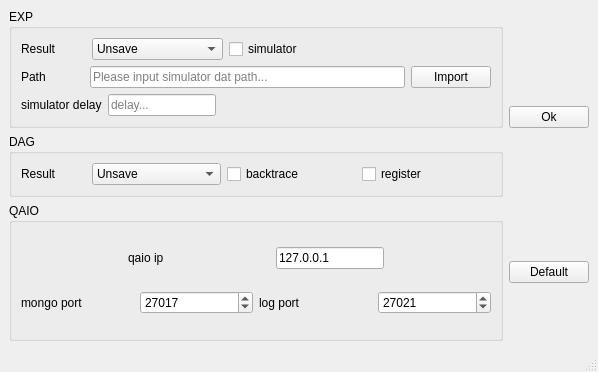
<?xml version="1.0" encoding="UTF-8"?>
<ui version="4.0">
 <class>MainWindow</class>
 <widget class="QMainWindow" name="MainWindow">
  <property name="geometry">
   <rect>
    <x>0</x>
    <y>0</y>
    <width>598</width>
    <height>372</height>
   </rect>
  </property>
  <property name="windowTitle">
   <string>Run Setting</string>
  </property>
  <widget class="QWidget" name="centralwidget">
   <layout class="QGridLayout" name="gridLayout">
    <item row="0" column="0" rowspan="2">
     <widget class="QGroupBox" name="groupBox_2">
      <property name="sizePolicy">
       <sizepolicy hsizetype="Preferred" vsizetype="Expanding">
        <horstretch>0</horstretch>
        <verstretch>0</verstretch>
       </sizepolicy>
      </property>
      <property name="title">
       <string>EXP</string>
      </property>
      <layout class="QVBoxLayout" name="verticalLayout">
       <item>
        <layout class="QHBoxLayout" name="horizontalLayout_2" stretch="1,2,2,2">
         <property name="spacing">
          <number>6</number>
         </property>
         <item>
          <widget class="QLabel" name="label_2">
           <property name="sizePolicy">
            <sizepolicy hsizetype="Preferred" vsizetype="Fixed">
             <horstretch>0</horstretch>
             <verstretch>0</verstretch>
            </sizepolicy>
           </property>
           <property name="text">
            <string>Result</string>
           </property>
          </widget>
         </item>
         <item>
          <widget class="QComboBox" name="exp_save_mode">
           <item>
            <property name="text">
             <string>Unsave</string>
            </property>
           </item>
           <item>
            <property name="text">
             <string>Save</string>
            </property>
           </item>
          </widget>
         </item>
         <item>
          <widget class="QCheckBox" name="use_simulator">
           <property name="text">
            <string>simulator</string>
           </property>
          </widget>
         </item>
         <item>
          <spacer name="horizontalSpacer_4">
           <property name="orientation">
            <enum>Qt::Horizontal</enum>
           </property>
           <property name="sizeType">
            <enum>QSizePolicy::Preferred</enum>
           </property>
           <property name="sizeHint" stdset="0">
            <size>
             <width>40</width>
             <height>20</height>
            </size>
           </property>
          </spacer>
         </item>
        </layout>
       </item>
       <item>
        <layout class="QHBoxLayout" name="horizontalLayout_3" stretch="1,5,1">
         <property name="spacing">
          <number>6</number>
         </property>
         <item>
          <widget class="QLabel" name="label_3">
           <property name="sizePolicy">
            <sizepolicy hsizetype="Preferred" vsizetype="Fixed">
             <horstretch>0</horstretch>
             <verstretch>0</verstretch>
            </sizepolicy>
           </property>
           <property name="text">
            <string>Path</string>
           </property>
          </widget>
         </item>
         <item>
          <widget class="QLineEdit" name="simulator_data_path">
           <property name="sizePolicy">
            <sizepolicy hsizetype="Preferred" vsizetype="Fixed">
             <horstretch>0</horstretch>
             <verstretch>0</verstretch>
            </sizepolicy>
           </property>
           <property name="placeholderText">
            <string>Please input simulator dat path...</string>
           </property>
          </widget>
         </item>
         <item>
          <widget class="QPushButton" name="import_button">
           <property name="sizePolicy">
            <sizepolicy hsizetype="Preferred" vsizetype="Fixed">
             <horstretch>0</horstretch>
             <verstretch>0</verstretch>
            </sizepolicy>
           </property>
           <property name="text">
            <string>Import</string>
           </property>
           <property name="icon">
            <iconset>
             <normaloff>_imgs/import.png</normaloff>_imgs/import.png</iconset>
           </property>
          </widget>
         </item>
        </layout>
       </item>
       <item>
        <layout class="QHBoxLayout" name="horizontalLayout_8">
         <item>
          <widget class="QLabel" name="label_9">
           <property name="sizePolicy">
            <sizepolicy hsizetype="Preferred" vsizetype="Fixed">
             <horstretch>0</horstretch>
             <verstretch>0</verstretch>
            </sizepolicy>
           </property>
           <property name="text">
            <string>simulator delay</string>
           </property>
          </widget>
         </item>
         <item>
          <widget class="QLineEdit" name="simulator_delay">
           <property name="sizePolicy">
            <sizepolicy hsizetype="Preferred" vsizetype="Fixed">
             <horstretch>0</horstretch>
             <verstretch>0</verstretch>
            </sizepolicy>
           </property>
           <property name="text">
            <string/>
           </property>
           <property name="placeholderText">
            <string>delay...</string>
           </property>
          </widget>
         </item>
         <item>
          <spacer name="horizontalSpacer_7">
           <property name="orientation">
            <enum>Qt::Horizontal</enum>
           </property>
           <property name="sizeHint" stdset="0">
            <size>
             <width>40</width>
             <height>20</height>
            </size>
           </property>
          </spacer>
         </item>
        </layout>
       </item>
      </layout>
     </widget>
    </item>
    <item row="4" column="0">
     <widget class="QGroupBox" name="groupBox_3">
      <property name="title">
       <string>QAIO</string>
      </property>
      <layout class="QVBoxLayout" name="verticalLayout_2" stretch="1,2,1,2,1">
       <item>
        <spacer name="verticalSpacer_2">
         <property name="orientation">
          <enum>Qt::Vertical</enum>
         </property>
         <property name="sizeHint" stdset="0">
          <size>
           <width>20</width>
           <height>40</height>
          </size>
         </property>
        </spacer>
       </item>
       <item>
        <layout class="QHBoxLayout" name="horizontalLayout_4">
         <item>
          <spacer name="horizontalSpacer_2">
           <property name="orientation">
            <enum>Qt::Horizontal</enum>
           </property>
           <property name="sizeHint" stdset="0">
            <size>
             <width>37</width>
             <height>17</height>
            </size>
           </property>
          </spacer>
         </item>
         <item>
          <widget class="QLabel" name="label_4">
           <property name="text">
            <string>qaio ip</string>
           </property>
          </widget>
         </item>
         <item>
          <spacer name="horizontalSpacer">
           <property name="orientation">
            <enum>Qt::Horizontal</enum>
           </property>
           <property name="sizeHint" stdset="0">
            <size>
             <width>37</width>
             <height>17</height>
            </size>
           </property>
          </spacer>
         </item>
         <item>
          <widget class="QLineEdit" name="inst_host">
           <property name="text">
            <string>127.0.0.1</string>
           </property>
           <property name="maxLength">
            <number>15</number>
           </property>
           <property name="placeholderText">
            <string/>
           </property>
          </widget>
         </item>
         <item>
          <spacer name="horizontalSpacer_3">
           <property name="orientation">
            <enum>Qt::Horizontal</enum>
           </property>
           <property name="sizeHint" stdset="0">
            <size>
             <width>37</width>
             <height>17</height>
            </size>
           </property>
          </spacer>
         </item>
        </layout>
       </item>
       <item>
        <spacer name="verticalSpacer">
         <property name="orientation">
          <enum>Qt::Vertical</enum>
         </property>
         <property name="sizeHint" stdset="0">
          <size>
           <width>20</width>
           <height>40</height>
          </size>
         </property>
        </spacer>
       </item>
       <item>
        <layout class="QHBoxLayout" name="horizontalLayout_5">
         <item>
          <widget class="QLabel" name="label_5">
           <property name="text">
            <string>mongo port</string>
           </property>
          </widget>
         </item>
         <item>
          <widget class="QSpinBox" name="inst_mongo">
           <property name="maximum">
            <number>50000</number>
           </property>
           <property name="value">
            <number>27017</number>
           </property>
          </widget>
         </item>
         <item>
          <widget class="QLabel" name="label_6">
           <property name="text">
            <string>log port</string>
           </property>
          </widget>
         </item>
         <item>
          <widget class="QSpinBox" name="inst_log">
           <property name="maximum">
            <number>50000</number>
           </property>
           <property name="value">
            <number>27021</number>
           </property>
           <property name="displayIntegerBase">
            <number>10</number>
           </property>
          </widget>
         </item>
        </layout>
       </item>
       <item>
        <spacer name="verticalSpacer_3">
         <property name="orientation">
          <enum>Qt::Vertical</enum>
         </property>
         <property name="sizeHint" stdset="0">
          <size>
           <width>20</width>
           <height>40</height>
          </size>
         </property>
        </spacer>
       </item>
      </layout>
     </widget>
    </item>
    <item row="2" column="0">
     <widget class="QGroupBox" name="groupBox">
      <property name="sizePolicy">
       <sizepolicy hsizetype="Preferred" vsizetype="Expanding">
        <horstretch>0</horstretch>
        <verstretch>0</verstretch>
       </sizepolicy>
      </property>
      <property name="title">
       <string>DAG</string>
      </property>
      <layout class="QHBoxLayout" name="horizontalLayout" stretch="1,2,2,2">
       <item>
        <widget class="QLabel" name="label">
         <property name="sizePolicy">
          <sizepolicy hsizetype="Preferred" vsizetype="Fixed">
           <horstretch>0</horstretch>
           <verstretch>0</verstretch>
          </sizepolicy>
         </property>
         <property name="text">
          <string>Result</string>
         </property>
        </widget>
       </item>
       <item>
        <widget class="QComboBox" name="dag_save_mode">
         <item>
          <property name="text">
           <string>Unsave</string>
          </property>
         </item>
         <item>
          <property name="text">
           <string>Save In Process</string>
          </property>
         </item>
         <item>
          <property name="text">
           <string>Save In Final</string>
          </property>
         </item>
        </widget>
       </item>
       <item>
        <widget class="QCheckBox" name="use_backtrace">
         <property name="text">
          <string>backtrace</string>
         </property>
        </widget>
       </item>
       <item>
        <widget class="QCheckBox" name="register_dag">
         <property name="text">
          <string>register</string>
         </property>
        </widget>
       </item>
      </layout>
     </widget>
    </item>
    <item row="4" column="1">
     <widget class="QPushButton" name="default_button">
      <property name="text">
       <string>Default</string>
      </property>
      <property name="icon">
       <iconset>
        <normaloff>_imgs/reset.png</normaloff>_imgs/reset.png</iconset>
      </property>
     </widget>
    </item>
    <item row="1" column="1">
     <widget class="QPushButton" name="ok_button">
      <property name="text">
       <string>Ok</string>
      </property>
      <property name="icon">
       <iconset>
        <normaloff>_imgs/ok.png</normaloff>_imgs/ok.png</iconset>
      </property>
     </widget>
    </item>
   </layout>
  </widget>
  <widget class="QStatusBar" name="statusbar"/>
 </widget>
 <resources/>
 <connections>
  <connection>
   <sender>ok_button</sender>
   <signal>clicked()</signal>
   <receiver>MainWindow</receiver>
   <slot>ok()</slot>
   <hints>
    <hint type="sourcelabel">
     <x>554</x>
     <y>92</y>
    </hint>
    <hint type="destinationlabel">
     <x>477</x>
     <y>-13</y>
    </hint>
   </hints>
  </connection>
  <connection>
   <sender>default_button</sender>
   <signal>clicked()</signal>
   <receiver>MainWindow</receiver>
   <slot>default()</slot>
   <hints>
    <hint type="sourcelabel">
     <x>537</x>
     <y>228</y>
    </hint>
    <hint type="destinationlabel">
     <x>416</x>
     <y>-4</y>
    </hint>
   </hints>
  </connection>
  <connection>
   <sender>import_button</sender>
   <signal>clicked()</signal>
   <receiver>MainWindow</receiver>
   <slot>import_sp()</slot>
   <hints>
    <hint type="sourcelabel">
     <x>453</x>
     <y>137</y>
    </hint>
    <hint type="destinationlabel">
     <x>337</x>
     <y>-19</y>
    </hint>
   </hints>
  </connection>
 </connections>
 <slots>
  <slot>ok()</slot>
  <slot>default()</slot>
  <slot>import_sp()</slot>
 </slots>
</ui>
